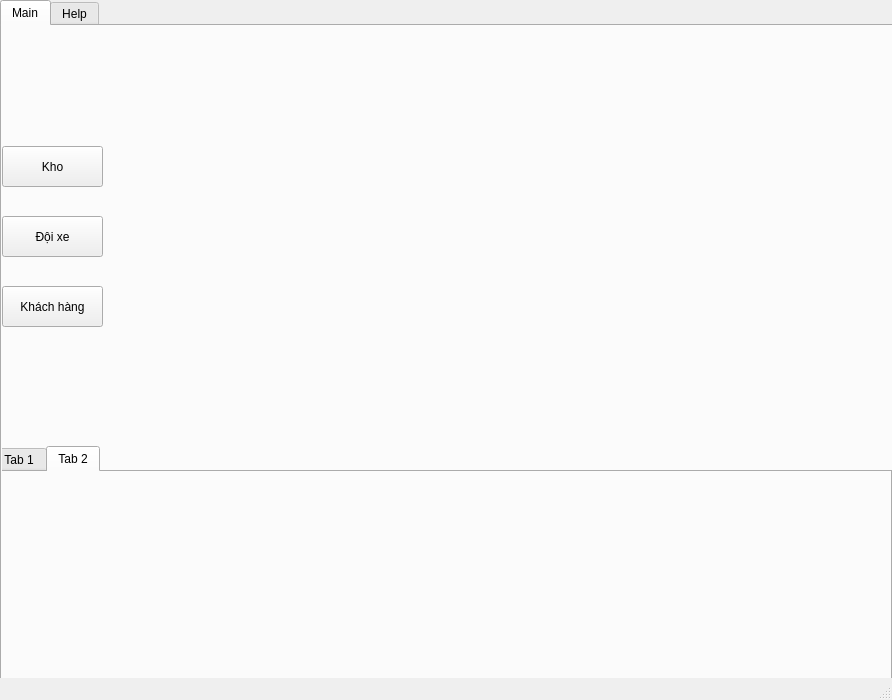
<?xml version="1.0" encoding="UTF-8"?>
<ui version="4.0">
 <class>MainWindow</class>
 <widget class="QMainWindow" name="MainWindow">
  <property name="geometry">
   <rect>
    <x>0</x>
    <y>0</y>
    <width>892</width>
    <height>700</height>
   </rect>
  </property>
  <property name="windowTitle">
   <string>MainWindow</string>
  </property>
  <widget class="QWidget" name="centralwidget">
   <widget class="QTabWidget" name="applicationTab">
    <property name="geometry">
     <rect>
      <x>0</x>
      <y>0</y>
      <width>900</width>
      <height>700</height>
     </rect>
    </property>
    <property name="currentIndex">
     <number>0</number>
    </property>
    <widget class="QWidget" name="mainTab">
     <attribute name="title">
      <string>Main</string>
     </attribute>
     <widget class="QPushButton" name="warehouseButton">
      <property name="geometry">
       <rect>
        <x>0</x>
        <y>120</y>
        <width>101</width>
        <height>41</height>
       </rect>
      </property>
      <property name="text">
       <string>Kho</string>
      </property>
     </widget>
     <widget class="QPushButton" name="carsButton">
      <property name="geometry">
       <rect>
        <x>0</x>
        <y>190</y>
        <width>101</width>
        <height>41</height>
       </rect>
      </property>
      <property name="text">
       <string>Đội xe</string>
      </property>
     </widget>
     <widget class="QPushButton" name="customerButton">
      <property name="geometry">
       <rect>
        <x>0</x>
        <y>260</y>
        <width>101</width>
        <height>41</height>
       </rect>
      </property>
      <property name="text">
       <string>Khách hàng</string>
      </property>
     </widget>
     <widget class="QTabWidget" name="tabWidget_2">
      <property name="geometry">
       <rect>
        <x>-10</x>
        <y>420</y>
        <width>900</width>
        <height>243</height>
       </rect>
      </property>
      <property name="currentIndex">
       <number>1</number>
      </property>
      <widget class="QWidget" name="configTab">
       <attribute name="title">
        <string>Tab 1</string>
       </attribute>
       <widget class="QTableView" name="tableView">
        <property name="geometry">
         <rect>
          <x>0</x>
          <y>0</y>
          <width>900</width>
          <height>221</height>
         </rect>
        </property>
       </widget>
      </widget>
      <widget class="QWidget" name="resultTab">
       <attribute name="title">
        <string>Tab 2</string>
       </attribute>
      </widget>
     </widget>
    </widget>
    <widget class="QWidget" name="helpTab">
     <attribute name="title">
      <string>Help</string>
     </attribute>
    </widget>
   </widget>
  </widget>
  <widget class="QStatusBar" name="statusbar"/>
 </widget>
 <resources/>
 <connections/>
</ui>
